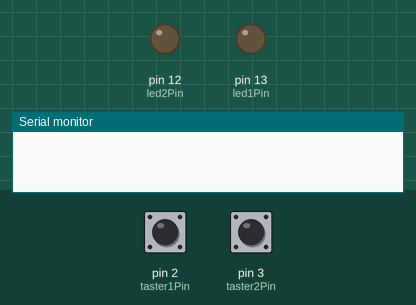
Recording of a sketch running on a simulated Arduino Uno, built with avr-gcc and run on an emulated ATmega328P. On the bench: output pins drawn as LEDs (lit = HIGH), the last lines printed to the serial monitor. Dashed ring = blinking. Inputs (shaded band) come from the test bench; at power-on: pin 2 (taster1Pin) LOW, pin 3 (taster2Pin) LOW.

Above: at 1.2 s.
1.3 s: pin 2 (taster1Pin) pulled HIGH for 0.15 s
2.9 s: pin 2 (taster1Pin) pulled HIGH for 1 s
At 3.3 s:
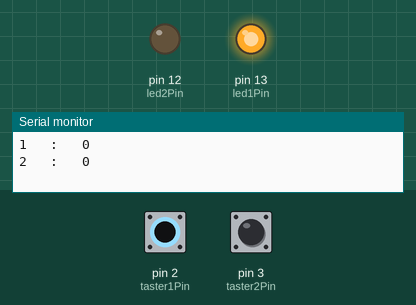
5.4 s: pin 2 (taster1Pin) pulled HIGH for 3.2 s
At 6.4 s:
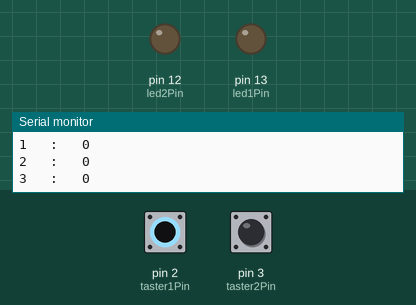
10.1 s: pin 3 (taster2Pin) pulsed HIGH 5 times (0.12 s each, 0.3 s apart)
At 10.55 s:
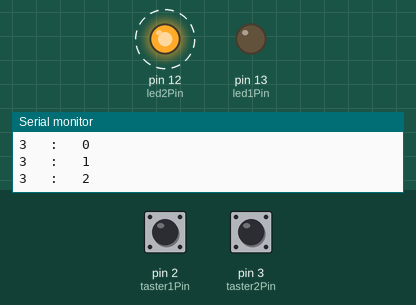
13.1 s: pin 3 (taster2Pin) pulled HIGH for 0.15 s
At 13.4 s:
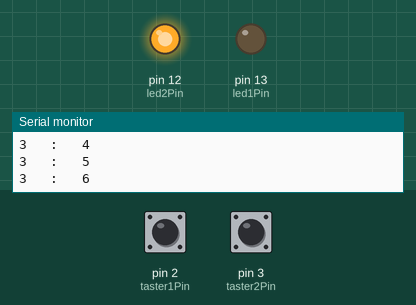
14.7 s: pin 2 (taster1Pin) pulled HIGH for 0.15 s
At 15.8 s:
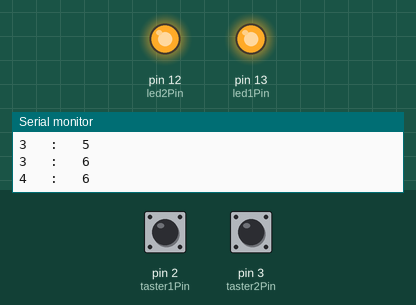
Timing chart, 0 to 17.3 s (numbered marks = the images above; inputs shaded):
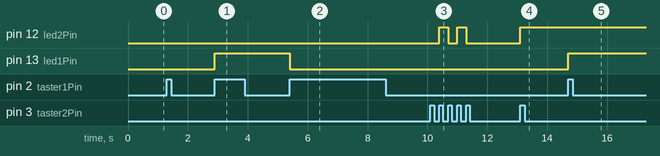

The sketch:

Interrupt0u1_Taster_steuert2LED_Toggle.ino
```cpp
/*   Taster per Interrupt lesen und LED toggeln lassen
Diese SW fumtioniert nur zuverlässig mit HW Entprellung! */

const int led1Pin = 13;           // extra oder eingebaute LED
const int led2Pin = 12;           // extra eingebaute LED
const int taster1Pin = 2;         // Taster am int0
const int taster2Pin = 3;         // Taster am int1
volatile byte led1Status = 0;     // Led Status wird von ISR getoggelt
volatile byte led2Status = 0;     // Led Status wird von ISR getoggelt
volatile int  ISR0Counter = 0;    // zählt alle ISR Aufrufe
volatile int  ISR1Counter = 0;    // zählt alle ISR Aufrufe
int ISR0CounterOld = 0;
int ISR1CounterOld = 0;

void setup()
{
  Serial.begin(9600);             // Serielle Schnittstelle öffnen
  pinMode(led1Pin, OUTPUT);       // LED Pin daher OUTPUT
  pinMode(led2Pin, OUTPUT);       // LED Pin daher OUTPUT
  attachInterrupt(0, ISR0ledSchalten, RISING); // Interrupt=0, ISR-Name,
  attachInterrupt(1, ISR1ledSchalten, RISING); // Interrupt=1, ISR-Name,
}  // setup                         Interrupt bei steigender Flanke

void loop()
{
  //  beliebiger komplexter Code
  if ((ISR0Counter != ISR0CounterOld)||(ISR1Counter != ISR1CounterOld)) // ISR Zaehler geaendert ?
  {
    Serial.print(ISR0Counter);    // Dann Zaehler anzeigen
    Serial.print("   :   ");
    Serial.println(ISR1Counter);  // Dann Zaehler anzeigen
    ISR0CounterOld = ISR0Counter; // Alter gleich aktueller Zaehlerstand
    ISR1CounterOld = ISR1Counter; // Alter gleich aktueller Zaehlerstand
  }  // IF
}  // loop

void ISR0ledSchalten()             // die Interrupt Fkt ISR
{ // Immer wenn die Taste gedrückt wird, wird diese Fkt aufgerufen
  ISR0Counter++;                   // Jeder ISR Aufruf wird gezaehlt
  digitalWrite(led1Pin, led1Status);
  led1Status = !led1Status;        // Toggeln
} // fct ISR

void ISR1ledSchalten()             // die Interrupt Fkt ISR
{ // Immer wenn die Taste gedrückt wird, wird diese Fkt aufgerufen
  ISR1Counter++;                   // Jeder ISR Aufruf wird gezaehlt
  digitalWrite(led2Pin, led2Status);
  led2Status = !led2Status;        // Toggeln
} // fct ISR
```

Measured:
- after the input at 2.9 s, pin 13 (led1Pin): LOW → HIGH at once
- after the input at 5.4 s, pin 13 (led1Pin): HIGH → LOW at once
- after the input at 10.1 s, pin 12 (led2Pin): alternates HIGH for 0.30 s and LOW for 0.30 s, 4 changes in all, then stays LOW, starting after 0.30 s
- after the input at 13.1 s, pin 12 (led2Pin): LOW → HIGH at once
- after the input at 14.7 s, pin 13 (led1Pin): LOW → HIGH at once
